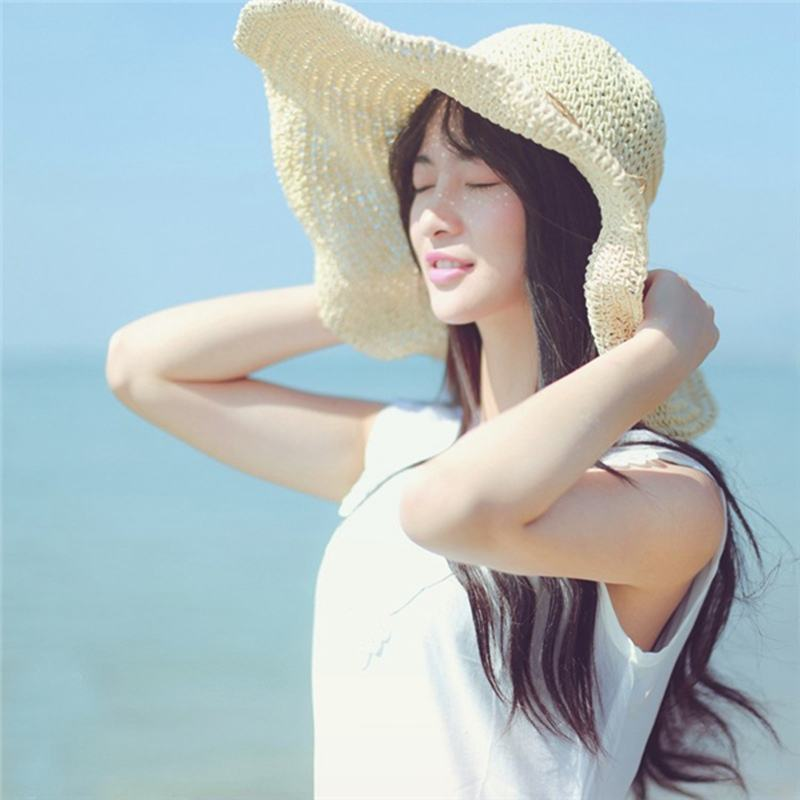
#> input picture learn.jpg, 800 x 800 px
$ python '图像轮廓和直方图.py'
#> lines starting #> are read from the running program, lines starting #| are printed output that depends on the picture
from PIL import Image
from pylab import *

#读取图像到数组
im = array(Image.open("learn.jpg").convert('L'))
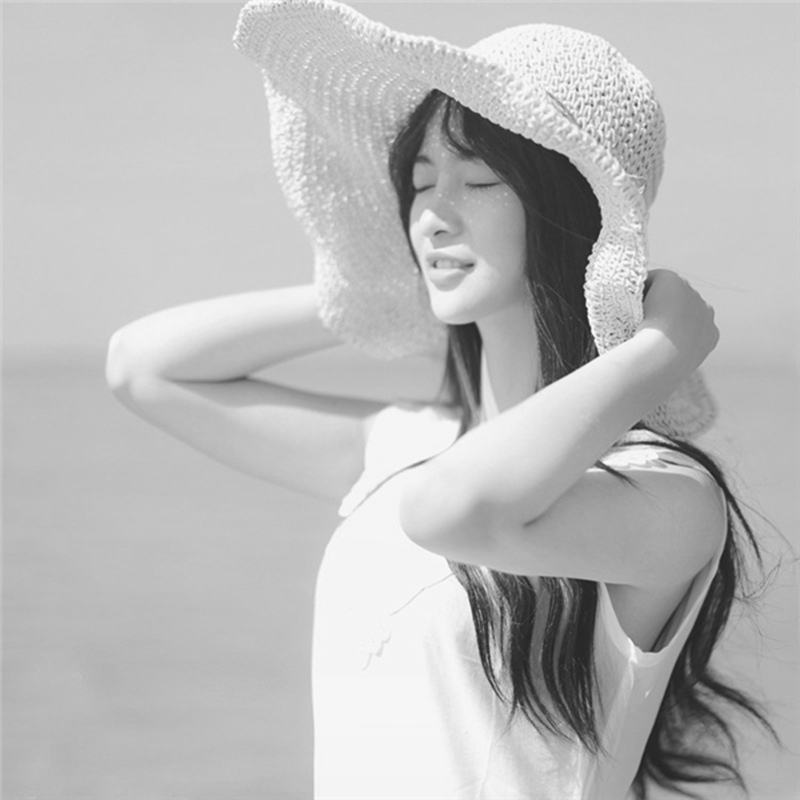
#> im: shape (800, 800); min 28, max 255, mean 185.7
#图像在内存中是以灰度矩阵的方式存在的
print("---type---",type(im))
#| ---type--- <class 'numpy.ndarray'>
print("---shape---",im.shape)
#| ---shape--- (800, 800)
#新建一个图像
figure()

#不使用颜色信息
gray()

#在远点的左上角显示轮廓
contour(im,origin='image')
axis('equal')
axis('off')

figure()
hist(im.flatten(),128)# 第一个参数必须是一维数组，第二个参数是直方图小方块的个数。
show()#一个脚本里只能有一个show()函数
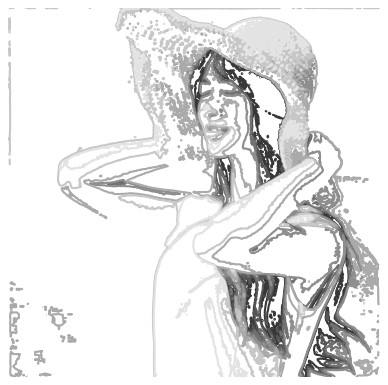
#> figure drawn by matplotlib, 1 panel
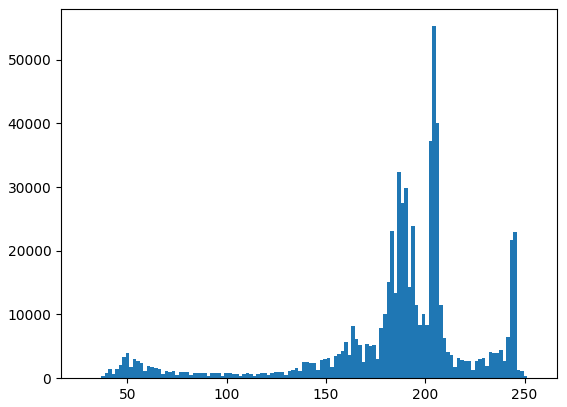
#> figure drawn by matplotlib, 1 panel; tallest bar 55239 high, from x = 203.6 to 205.3

$ run again, with crop.jpg copied over learn.jpg
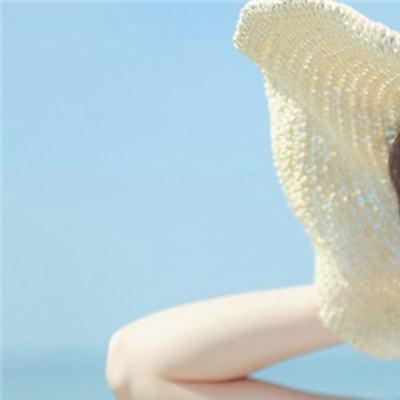
#> input picture crop.jpg, 400 x 400 px
#> `im = array(Image.open("learn.jpg").convert('L'))`:
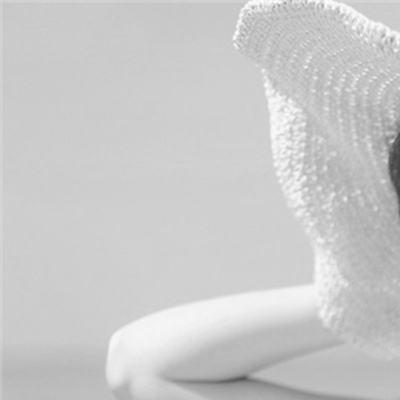
#> im: shape (400, 400); min 65, max 254, mean 201.9
#| ---type--- <class 'numpy.ndarray'>
#| ---shape--- (400, 400)
#> `show()#一个脚本里只能有一个show()函数`:
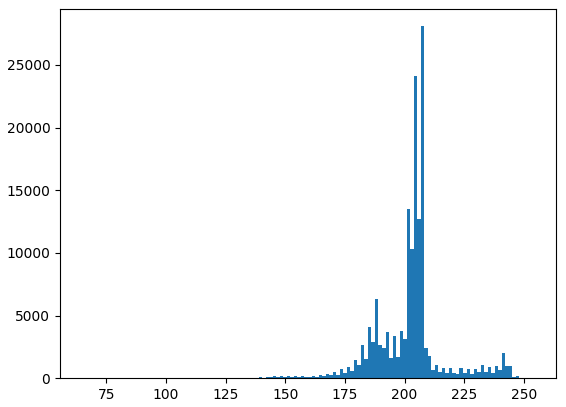
#> figure drawn by matplotlib, 1 panel; tallest bar 28085 high, from x = 206.8 to 208.2
